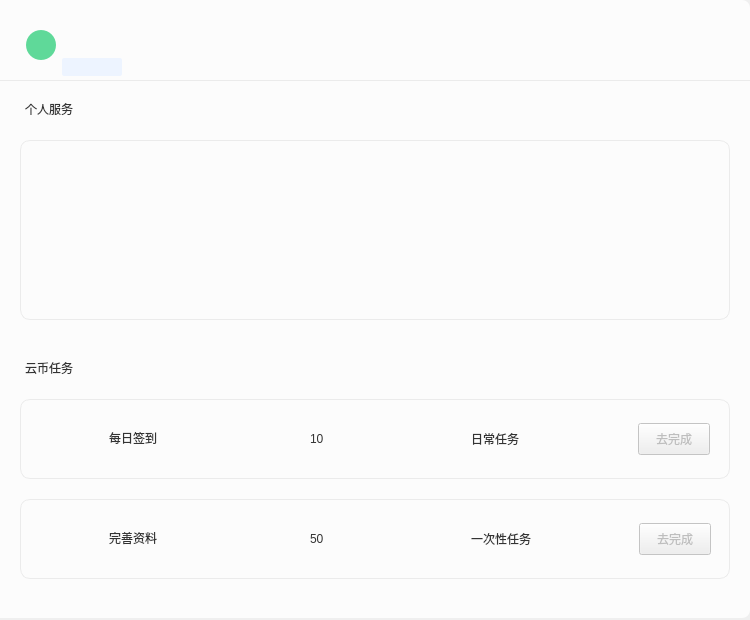
<?xml version="1.0" encoding="UTF-8"?>
<ui version="4.0">
 <class>UserCenterMainWidget</class>
 <widget class="QWidget" name="UserCenterMainWidget">
  <property name="geometry">
   <rect>
    <x>0</x>
    <y>0</y>
    <width>750</width>
    <height>620</height>
   </rect>
  </property>
  <property name="sizePolicy">
   <sizepolicy hsizetype="Fixed" vsizetype="Preferred">
    <horstretch>0</horstretch>
    <verstretch>0</verstretch>
   </sizepolicy>
  </property>
  <property name="minimumSize">
   <size>
    <width>750</width>
    <height>620</height>
   </size>
  </property>
  <property name="maximumSize">
   <size>
    <width>1002</width>
    <height>6200</height>
   </size>
  </property>
  <property name="windowTitle">
   <string>EntCenterWidget</string>
  </property>
  <property name="styleSheet">
   <string notr="true">QWidget#EntCenterWidget{background-color: rgb(255, 255, 255);};</string>
  </property>
  <widget class="QWidget" name="EntRightWidget" native="true">
   <property name="geometry">
    <rect>
     <x>0</x>
     <y>0</y>
     <width>750</width>
     <height>618</height>
    </rect>
   </property>
   <property name="sizePolicy">
    <sizepolicy hsizetype="Fixed" vsizetype="Fixed">
     <horstretch>0</horstretch>
     <verstretch>0</verstretch>
    </sizepolicy>
   </property>
   <property name="minimumSize">
    <size>
     <width>750</width>
     <height>618</height>
    </size>
   </property>
   <property name="maximumSize">
    <size>
     <width>750</width>
     <height>618</height>
    </size>
   </property>
   <property name="styleSheet">
    <string notr="true">QWidget#EntRightWidget{background-color: rgb(252, 252, 252);border-top-right-radius:8px;border-bottom-right-radius:8px;}</string>
   </property>
   <widget class="QLabel" name="labelSpaceRight">
    <property name="geometry">
     <rect>
      <x>0</x>
      <y>80</y>
      <width>750</width>
      <height>1</height>
     </rect>
    </property>
    <property name="sizePolicy">
     <sizepolicy hsizetype="Fixed" vsizetype="Fixed">
      <horstretch>0</horstretch>
      <verstretch>0</verstretch>
     </sizepolicy>
    </property>
    <property name="minimumSize">
     <size>
      <width>750</width>
      <height>1</height>
     </size>
    </property>
    <property name="maximumSize">
     <size>
      <width>750</width>
      <height>1</height>
     </size>
    </property>
    <property name="styleSheet">
     <string notr="true">background-color: rgb(235, 235, 235);</string>
    </property>
    <property name="text">
     <string/>
    </property>
   </widget>
   <widget class="QWidget" name="ServiceFeeWidget" native="true">
    <property name="geometry">
     <rect>
      <x>20</x>
      <y>140</y>
      <width>710</width>
      <height>180</height>
     </rect>
    </property>
    <property name="sizePolicy">
     <sizepolicy hsizetype="Fixed" vsizetype="Fixed">
      <horstretch>0</horstretch>
      <verstretch>0</verstretch>
     </sizepolicy>
    </property>
    <property name="minimumSize">
     <size>
      <width>710</width>
      <height>80</height>
     </size>
    </property>
    <property name="maximumSize">
     <size>
      <width>710</width>
      <height>180</height>
     </size>
    </property>
    <property name="styleSheet">
     <string notr="true">QWidget#ServiceFeeWidget{background-color: rgb(252, 252, 252);border:1px solid rgba(235,235,235,1);
border-radius:10px;}</string>
    </property>
    <widget class="QLabel" name="label_3">
     <property name="geometry">
      <rect>
       <x>0</x>
       <y>0</y>
       <width>710</width>
       <height>180</height>
      </rect>
     </property>
     <property name="maximumSize">
      <size>
       <width>710</width>
       <height>180</height>
      </size>
     </property>
     <property name="text">
      <string/>
     </property>
     <property name="pixmap">
      <pixmap resource="EntCenterWidget.qrc">:/EntCenterWidget/image/userVipDefualt.png</pixmap>
     </property>
    </widget>
   </widget>
   <widget class="QWidget" name="SignInWidget" native="true">
    <property name="geometry">
     <rect>
      <x>20</x>
      <y>399</y>
      <width>710</width>
      <height>80</height>
     </rect>
    </property>
    <property name="sizePolicy">
     <sizepolicy hsizetype="Fixed" vsizetype="Fixed">
      <horstretch>0</horstretch>
      <verstretch>0</verstretch>
     </sizepolicy>
    </property>
    <property name="minimumSize">
     <size>
      <width>710</width>
      <height>80</height>
     </size>
    </property>
    <property name="maximumSize">
     <size>
      <width>710</width>
      <height>80</height>
     </size>
    </property>
    <property name="styleSheet">
     <string notr="true">QWidget#SignInWidget{background-color: rgb(252, 252, 252);border:1px solid rgba(235,235,235,1);
border-radius:10px;}</string>
    </property>
    <widget class="QPushButton" name="SignInButton">
     <property name="enabled">
      <bool>false</bool>
     </property>
     <property name="geometry">
      <rect>
       <x>618</x>
       <y>24</y>
       <width>72</width>
       <height>32</height>
      </rect>
     </property>
     <property name="sizePolicy">
      <sizepolicy hsizetype="Fixed" vsizetype="Fixed">
       <horstretch>0</horstretch>
       <verstretch>0</verstretch>
      </sizepolicy>
     </property>
     <property name="minimumSize">
      <size>
       <width>72</width>
       <height>32</height>
      </size>
     </property>
     <property name="maximumSize">
      <size>
       <width>72</width>
       <height>32</height>
      </size>
     </property>
     <property name="styleSheet">
      <string notr="true">QPushButton{ background-color: qlineargradient(spread:pad, x1:0, y1:0, x2:1, y2:0, stop:0 rgba(2, 164, 253, 1), stop:1 rgba(31, 139, 237, 1));border-radius:4px;font: 14px &quot;微软雅黑&quot;;color:rgba(255, 255, 255, 1);}
QPushButton:hover,pressed{ background-color: qlineargradient(spread:pad, x1:0, y1:0, x2:0, y2:1, stop:0 rgba(40, 178, 253, 1),stop:1 rgba(64, 156, 240, 1));
border-radius:4px;font: 14px &quot;微软雅黑&quot;;color:rgba(255, 255, 255, 1);}
QPushButton:disabled{ background-color:rgba(200,200,200,1);border-radius:4px;};</string>
     </property>
     <property name="text">
      <string>去完成</string>
     </property>
    </widget>
    <widget class="QLabel" name="label_8">
     <property name="geometry">
      <rect>
       <x>20</x>
       <y>15</y>
       <width>50</width>
       <height>50</height>
      </rect>
     </property>
     <property name="sizePolicy">
      <sizepolicy hsizetype="Fixed" vsizetype="Fixed">
       <horstretch>0</horstretch>
       <verstretch>0</verstretch>
      </sizepolicy>
     </property>
     <property name="minimumSize">
      <size>
       <width>50</width>
       <height>50</height>
      </size>
     </property>
     <property name="maximumSize">
      <size>
       <width>50</width>
       <height>50</height>
      </size>
     </property>
     <property name="toolTip">
      <string>完成签到，可获得云币+10</string>
     </property>
     <property name="styleSheet">
      <string notr="true">QLabel{border-image: url(:/EntCenterWidget/image/signIn.png);}</string>
     </property>
     <property name="text">
      <string/>
     </property>
    </widget>
    <widget class="QLabel" name="label_10">
     <property name="geometry">
      <rect>
       <x>89</x>
       <y>31</y>
       <width>56</width>
       <height>15</height>
      </rect>
     </property>
     <property name="sizePolicy">
      <sizepolicy hsizetype="Fixed" vsizetype="Fixed">
       <horstretch>0</horstretch>
       <verstretch>0</verstretch>
      </sizepolicy>
     </property>
     <property name="minimumSize">
      <size>
       <width>56</width>
       <height>15</height>
      </size>
     </property>
     <property name="maximumSize">
      <size>
       <width>56</width>
       <height>15</height>
      </size>
     </property>
     <property name="toolTip">
      <string>完成签到，可获得云币+10</string>
     </property>
     <property name="styleSheet">
      <string notr="true">QLabel{font: 14px &quot;微软雅黑&quot;;
color:#333333;}</string>
     </property>
     <property name="text">
      <string>每日签到</string>
     </property>
    </widget>
    <widget class="QLabel" name="label_12">
     <property name="geometry">
      <rect>
       <x>260</x>
       <y>31</y>
       <width>20</width>
       <height>20</height>
      </rect>
     </property>
     <property name="sizePolicy">
      <sizepolicy hsizetype="Fixed" vsizetype="Fixed">
       <horstretch>0</horstretch>
       <verstretch>0</verstretch>
      </sizepolicy>
     </property>
     <property name="minimumSize">
      <size>
       <width>20</width>
       <height>20</height>
      </size>
     </property>
     <property name="maximumSize">
      <size>
       <width>20</width>
       <height>20</height>
      </size>
     </property>
     <property name="styleSheet">
      <string notr="true">border-image: url(:/EntCenterWidget/image/score.png);</string>
     </property>
     <property name="text">
      <string/>
     </property>
    </widget>
    <widget class="QLabel" name="label_14">
     <property name="geometry">
      <rect>
       <x>290</x>
       <y>32</y>
       <width>20</width>
       <height>15</height>
      </rect>
     </property>
     <property name="sizePolicy">
      <sizepolicy hsizetype="Fixed" vsizetype="Fixed">
       <horstretch>0</horstretch>
       <verstretch>0</verstretch>
      </sizepolicy>
     </property>
     <property name="minimumSize">
      <size>
       <width>20</width>
       <height>15</height>
      </size>
     </property>
     <property name="maximumSize">
      <size>
       <width>20</width>
       <height>15</height>
      </size>
     </property>
     <property name="styleSheet">
      <string notr="true">font: 14px &quot;微软雅黑&quot;;
color:#333333;</string>
     </property>
     <property name="text">
      <string>10</string>
     </property>
    </widget>
    <widget class="QLabel" name="label_16">
     <property name="geometry">
      <rect>
       <x>451</x>
       <y>32</y>
       <width>56</width>
       <height>15</height>
      </rect>
     </property>
     <property name="sizePolicy">
      <sizepolicy hsizetype="Fixed" vsizetype="Fixed">
       <horstretch>0</horstretch>
       <verstretch>0</verstretch>
      </sizepolicy>
     </property>
     <property name="minimumSize">
      <size>
       <width>56</width>
       <height>15</height>
      </size>
     </property>
     <property name="maximumSize">
      <size>
       <width>56</width>
       <height>15</height>
      </size>
     </property>
     <property name="styleSheet">
      <string notr="true">font: 14px &quot;微软雅黑&quot;;
color:#333333;</string>
     </property>
     <property name="text">
      <string>日常任务</string>
     </property>
    </widget>
   </widget>
   <widget class="QWidget" name="CompeteDataWidget" native="true">
    <property name="enabled">
     <bool>true</bool>
    </property>
    <property name="geometry">
     <rect>
      <x>20</x>
      <y>499</y>
      <width>710</width>
      <height>80</height>
     </rect>
    </property>
    <property name="sizePolicy">
     <sizepolicy hsizetype="Fixed" vsizetype="Fixed">
      <horstretch>0</horstretch>
      <verstretch>0</verstretch>
     </sizepolicy>
    </property>
    <property name="minimumSize">
     <size>
      <width>710</width>
      <height>80</height>
     </size>
    </property>
    <property name="maximumSize">
     <size>
      <width>710</width>
      <height>80</height>
     </size>
    </property>
    <property name="styleSheet">
     <string notr="true">QWidget#CompeteDataWidget{background-color: rgb(252, 252, 252);border:1px solid rgba(235,235,235,1);
border-radius:10px;}</string>
    </property>
    <widget class="QLabel" name="label_9">
     <property name="geometry">
      <rect>
       <x>20</x>
       <y>15</y>
       <width>50</width>
       <height>50</height>
      </rect>
     </property>
     <property name="sizePolicy">
      <sizepolicy hsizetype="Fixed" vsizetype="Fixed">
       <horstretch>0</horstretch>
       <verstretch>0</verstretch>
      </sizepolicy>
     </property>
     <property name="minimumSize">
      <size>
       <width>50</width>
       <height>50</height>
      </size>
     </property>
     <property name="maximumSize">
      <size>
       <width>50</width>
       <height>50</height>
      </size>
     </property>
     <property name="toolTip">
      <string>完善个人资料，可获得云币+50</string>
     </property>
     <property name="styleSheet">
      <string notr="true">QLabel{border-image: url(:/EntCenterWidget/image/completeInfo.png);}</string>
     </property>
     <property name="text">
      <string/>
     </property>
    </widget>
    <widget class="QLabel" name="label_11">
     <property name="geometry">
      <rect>
       <x>89</x>
       <y>31</y>
       <width>56</width>
       <height>15</height>
      </rect>
     </property>
     <property name="sizePolicy">
      <sizepolicy hsizetype="Fixed" vsizetype="Fixed">
       <horstretch>0</horstretch>
       <verstretch>0</verstretch>
      </sizepolicy>
     </property>
     <property name="minimumSize">
      <size>
       <width>56</width>
       <height>15</height>
      </size>
     </property>
     <property name="maximumSize">
      <size>
       <width>56</width>
       <height>15</height>
      </size>
     </property>
     <property name="toolTip">
      <string>完善个人资料，可获得云币+50</string>
     </property>
     <property name="styleSheet">
      <string notr="true">QLabel{font: 14px &quot;微软雅黑&quot;;
color:#333333;}</string>
     </property>
     <property name="text">
      <string>完善资料</string>
     </property>
    </widget>
    <widget class="QLabel" name="label_13">
     <property name="geometry">
      <rect>
       <x>260</x>
       <y>31</y>
       <width>20</width>
       <height>20</height>
      </rect>
     </property>
     <property name="sizePolicy">
      <sizepolicy hsizetype="Fixed" vsizetype="Fixed">
       <horstretch>0</horstretch>
       <verstretch>0</verstretch>
      </sizepolicy>
     </property>
     <property name="minimumSize">
      <size>
       <width>20</width>
       <height>20</height>
      </size>
     </property>
     <property name="maximumSize">
      <size>
       <width>20</width>
       <height>20</height>
      </size>
     </property>
     <property name="styleSheet">
      <string notr="true">border-image: url(:/EntCenterWidget/image/score.png);</string>
     </property>
     <property name="text">
      <string/>
     </property>
    </widget>
    <widget class="QLabel" name="label_15">
     <property name="geometry">
      <rect>
       <x>290</x>
       <y>32</y>
       <width>20</width>
       <height>15</height>
      </rect>
     </property>
     <property name="sizePolicy">
      <sizepolicy hsizetype="Fixed" vsizetype="Fixed">
       <horstretch>0</horstretch>
       <verstretch>0</verstretch>
      </sizepolicy>
     </property>
     <property name="minimumSize">
      <size>
       <width>20</width>
       <height>15</height>
      </size>
     </property>
     <property name="maximumSize">
      <size>
       <width>20</width>
       <height>15</height>
      </size>
     </property>
     <property name="styleSheet">
      <string notr="true">font: 14px &quot;微软雅黑&quot;;
color:#333333;</string>
     </property>
     <property name="text">
      <string>50</string>
     </property>
    </widget>
    <widget class="QLabel" name="label_17">
     <property name="geometry">
      <rect>
       <x>451</x>
       <y>32</y>
       <width>70</width>
       <height>15</height>
      </rect>
     </property>
     <property name="sizePolicy">
      <sizepolicy hsizetype="Fixed" vsizetype="Fixed">
       <horstretch>0</horstretch>
       <verstretch>0</verstretch>
      </sizepolicy>
     </property>
     <property name="minimumSize">
      <size>
       <width>70</width>
       <height>15</height>
      </size>
     </property>
     <property name="maximumSize">
      <size>
       <width>70</width>
       <height>15</height>
      </size>
     </property>
     <property name="styleSheet">
      <string notr="true">font: 14px &quot;微软雅黑&quot;;
color:#333333;</string>
     </property>
     <property name="text">
      <string>一次性任务</string>
     </property>
    </widget>
    <widget class="QPushButton" name="CompeteDataButton">
     <property name="enabled">
      <bool>false</bool>
     </property>
     <property name="geometry">
      <rect>
       <x>619</x>
       <y>24</y>
       <width>72</width>
       <height>32</height>
      </rect>
     </property>
     <property name="sizePolicy">
      <sizepolicy hsizetype="Fixed" vsizetype="Fixed">
       <horstretch>0</horstretch>
       <verstretch>0</verstretch>
      </sizepolicy>
     </property>
     <property name="minimumSize">
      <size>
       <width>72</width>
       <height>32</height>
      </size>
     </property>
     <property name="maximumSize">
      <size>
       <width>72</width>
       <height>32</height>
      </size>
     </property>
     <property name="styleSheet">
      <string notr="true">QPushButton{background-color: qlineargradient(spread:pad, x1:0, y1:0, x2:1, y2:0, stop:0 rgba(2, 164, 253, 1), stop:1 rgba(31, 139, 237, 1));
			border-radius:4px;font: 14px &quot;微软雅黑&quot;;color:rgba(255, 255, 255, 1);}
QPushButton:hover,pressed{ background-color: qlineargradient(spread:pad, x1:0, y1:0, x2:0, y2:1, stop:0 rgba(40, 178, 253, 1),stop:1 rgba(64, 156, 240, 1));
		  border-radius:4px;font: 14px &quot;微软雅黑&quot;;color:rgba(255, 255, 255, 1);}
QPushButton:disabled{ background-color:rgba(200,200,200,1);border-radius:4px;};</string>
     </property>
     <property name="text">
      <string>去完成</string>
     </property>
    </widget>
   </widget>
   <widget class="QLabel" name="label">
    <property name="geometry">
     <rect>
      <x>25</x>
      <y>100</y>
      <width>64</width>
      <height>17</height>
     </rect>
    </property>
    <property name="sizePolicy">
     <sizepolicy hsizetype="Fixed" vsizetype="Fixed">
      <horstretch>0</horstretch>
      <verstretch>0</verstretch>
     </sizepolicy>
    </property>
    <property name="minimumSize">
     <size>
      <width>64</width>
      <height>17</height>
     </size>
    </property>
    <property name="maximumSize">
     <size>
      <width>64</width>
      <height>17</height>
     </size>
    </property>
    <property name="styleSheet">
     <string notr="true">font: 16px &quot;微软雅黑&quot;;
color:#333333;</string>
    </property>
    <property name="text">
     <string>个人服务</string>
    </property>
   </widget>
   <widget class="QLabel" name="label_2">
    <property name="geometry">
     <rect>
      <x>25</x>
      <y>359</y>
      <width>64</width>
      <height>17</height>
     </rect>
    </property>
    <property name="sizePolicy">
     <sizepolicy hsizetype="Fixed" vsizetype="Fixed">
      <horstretch>0</horstretch>
      <verstretch>0</verstretch>
     </sizepolicy>
    </property>
    <property name="minimumSize">
     <size>
      <width>64</width>
      <height>17</height>
     </size>
    </property>
    <property name="maximumSize">
     <size>
      <width>64</width>
      <height>17</height>
     </size>
    </property>
    <property name="styleSheet">
     <string notr="true">font: 16px &quot;微软雅黑&quot;;
color:#333333;</string>
    </property>
    <property name="text">
     <string>云币任务</string>
    </property>
   </widget>
   <widget class="QLabel" name="labelFirstName">
    <property name="geometry">
     <rect>
      <x>26</x>
      <y>30</y>
      <width>30</width>
      <height>30</height>
     </rect>
    </property>
    <property name="sizePolicy">
     <sizepolicy hsizetype="Fixed" vsizetype="Fixed">
      <horstretch>0</horstretch>
      <verstretch>0</verstretch>
     </sizepolicy>
    </property>
    <property name="minimumSize">
     <size>
      <width>30</width>
      <height>30</height>
     </size>
    </property>
    <property name="maximumSize">
     <size>
      <width>30</width>
      <height>30</height>
     </size>
    </property>
    <property name="styleSheet">
     <string notr="true">background:rgba(95,217,153,1);
border-radius:15px;
font: 14px &quot;微软雅黑&quot;;
color:#FDFDFD;</string>
    </property>
    <property name="text">
     <string/>
    </property>
    <property name="alignment">
     <set>Qt::AlignCenter</set>
    </property>
   </widget>
   <widget class="QLabel" name="labelUserName">
    <property name="geometry">
     <rect>
      <x>62</x>
      <y>36</y>
      <width>28</width>
      <height>16</height>
     </rect>
    </property>
    <property name="sizePolicy">
     <sizepolicy hsizetype="Preferred" vsizetype="Fixed">
      <horstretch>0</horstretch>
      <verstretch>0</verstretch>
     </sizepolicy>
    </property>
    <property name="minimumSize">
     <size>
      <width>28</width>
      <height>16</height>
     </size>
    </property>
    <property name="maximumSize">
     <size>
      <width>16777215</width>
      <height>16</height>
     </size>
    </property>
    <property name="styleSheet">
     <string notr="true">font: 14px &quot;微软雅黑&quot;;
color:#333333;</string>
    </property>
    <property name="text">
     <string/>
    </property>
   </widget>
   <widget class="QLabel" name="labelUserJob">
    <property name="geometry">
     <rect>
      <x>62</x>
      <y>58</y>
      <width>60</width>
      <height>18</height>
     </rect>
    </property>
    <property name="sizePolicy">
     <sizepolicy hsizetype="Preferred" vsizetype="Fixed">
      <horstretch>0</horstretch>
      <verstretch>0</verstretch>
     </sizepolicy>
    </property>
    <property name="minimumSize">
     <size>
      <width>60</width>
      <height>18</height>
     </size>
    </property>
    <property name="maximumSize">
     <size>
      <width>16777215</width>
      <height>18</height>
     </size>
    </property>
    <property name="styleSheet">
     <string notr="true">font: 12px &quot;微软雅黑&quot;;
color:#3EACF7;
background-color: rgb(237, 244, 255);
padding-left:2px;
border-radius:2px;</string>
    </property>
    <property name="text">
     <string/>
    </property>
   </widget>
  </widget>
 </widget>
 <layoutdefault spacing="6" margin="11"/>
 <resources>
  <include location="EntCenterWidget.qrc"/>
 </resources>
 <connections/>
</ui>
